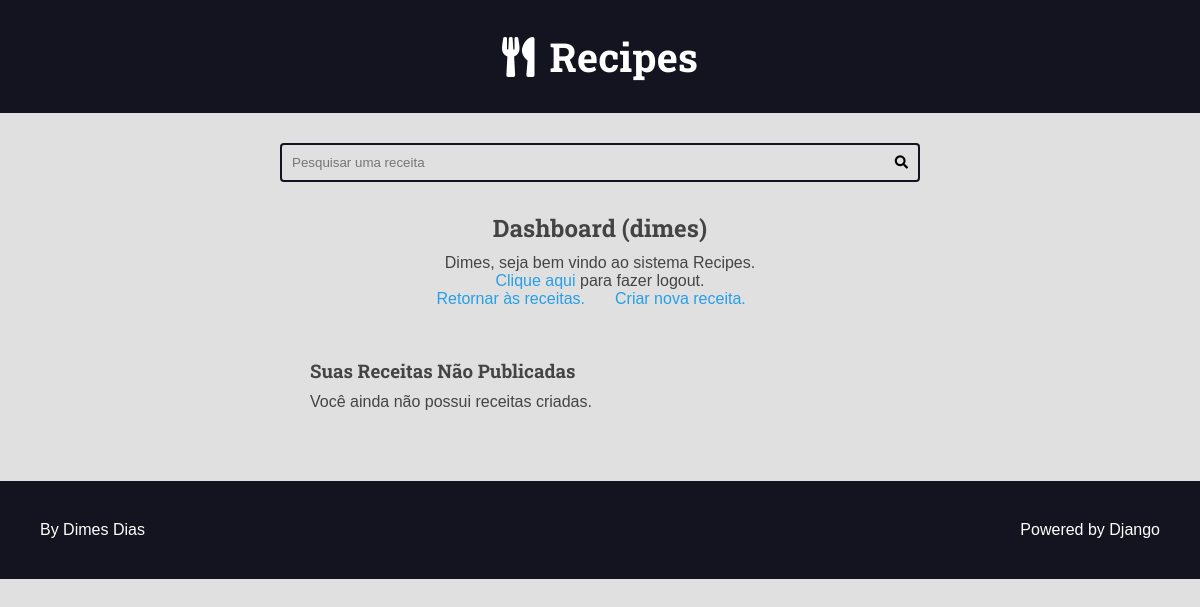
The app's page /authors/dashboard/ (signed in), older data.
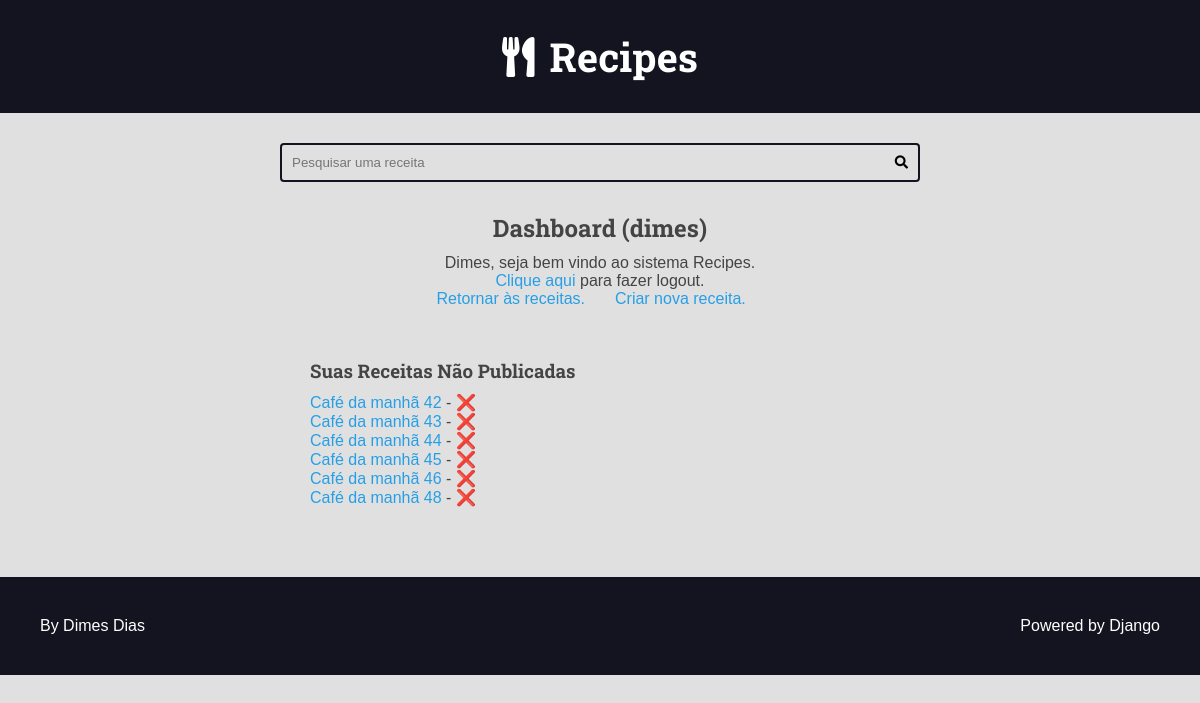
The same page, newer data.
### recipes/models.py (models this page shows, shortened)
class Recipe(models.Model):
    title = models.CharField(max_length=65, verbose_name='Título')
    description = models.CharField(max_length=165, verbose_name='Descrição')
    slug = models.SlugField(unique=True)
    preparation_time = models.IntegerField(verbose_name='Tempo de preparação')
    preparation_time_unit = models.CharField(
        max_length=65, verbose_name='Unidade do tempo de preparação')
    servings = models.IntegerField(verbose_name='Porções')
    servings_unit = models.CharField(
        max_length=65, verbose_name='Unidade das porções')
    preparation_steps = models.TextField(verbose_name='Etapas de preparação')
    preparation_steps_is_html = models.BooleanField(
        default=False, verbose_name='Etapas de preparação em HTML')
    created_at = models.DateTimeField(auto_now_add=True)
    updated_at = models.DateTimeField(auto_now=True)
    is_published = models.BooleanField(default=False, verbose_name='Publicado')
    cover = models.ImageField(
        upload_to='recipes/covers/%Y/%m/%d/',
        blank=True,
        default='',
        verbose_name='Imagem'
    )
    category = models.ForeignKey(
        Category, on_delete=models.SET_NULL, null=True, blank=True, default=None, verbose_name='Categoria')  # noqa: E501
    author = models.ForeignKey(
        User, on_delete=models.SET_NULL, null=True, verbose_name='Autor')

### authors/views/all.py (the view)
# urls.py: path('dashboard/', views.dashboard, name="dashboard"),
@login_required(login_url='authors:login', redirect_field_name='next')
def dashboard(request):
    recipes = Recipe.objects.filter(
        is_published=False,
        author=request.user,
    )
    return render(request, 'authors/pages/dashboard.html', context={
        'recipes': recipes,
    })

### authors/templates/authors/pages/dashboard.html (shortened to what this page needs)
{% extends 'base/base.html' %}
{% load static %}
{% block content %}
    <div class="main-content centraliza container">
        <h2>Dashboard ({{ user }})</h2>
        {% include 'authors/partials/login_message.html' %}
        <div class="authors-dashboard-container">
            <h3>Suas Receitas Não Publicadas</h3>
            <ul>
                {% for recipe in recipes %}
                    <li>
                        <a href="{% url 'authors:dashboard_recipe_edit' recipe.id %}">{{ recipe.title }}</a> -
                        <form action="{% url 'authors:dashboard_recipe_delete' %}" class="inline-form form-delete" method="POST">
                            <button class="plaintext-button" type="submit">❌</button>
                        </form>
                    </li>
                {% empty %}
                    <li>
                        <p>
                            Você ainda não possui receitas criadas.
                        </p>
                    </li>
                {% endfor %}
            </ul>
        </div>
    </div>
{% endblock content %}

Row changes from the older to the newer data that the page shows:
now on this page (row edited): Recipe: title "Café da manhã 42"
now on this page (row edited): Recipe: title "Café da manhã 43"
now on this page (row edited): Recipe: title "Café da manhã 44"
now on this page (row edited): Recipe: title "Café da manhã 45"
now on this page (row edited): Recipe: title "Café da manhã 46"
now on this page (row edited): Recipe: title "Café da manhã 48"
Text that changed along with them:
text no longer shown: "Você ainda não possui receitas criadas."
